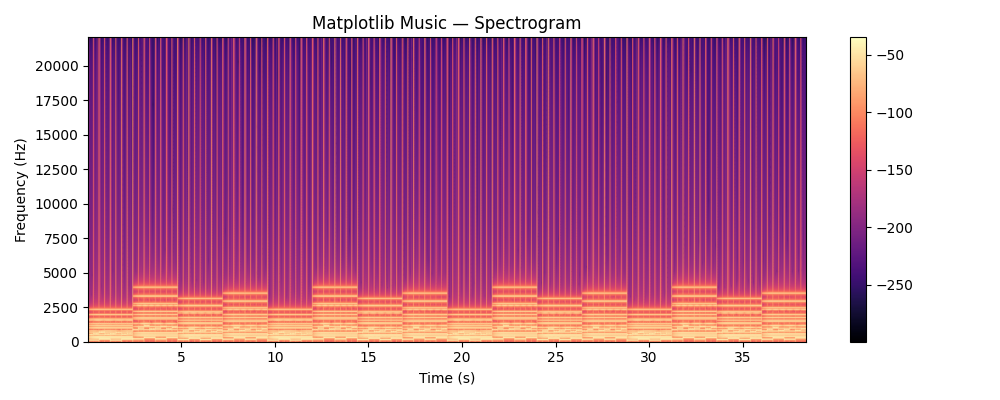
#> input picture visual_garden/matplotlib_music_spec.png, 1000 x 400 px, found by its file name
$ python spec_to_audio.py
#> lines starting #> are read from the running program, lines starting #| are printed output that depends on the picture
from PIL import Image
import numpy as np
import soundfile as sf
from pathlib import Path

spec_path = Path('visual_garden/matplotlib_music_spec.png')
if not spec_path.exists():
    print('Spec image not found:', spec_path.resolve())
    raise SystemExit(1)

img = Image.open(spec_path).convert('L')
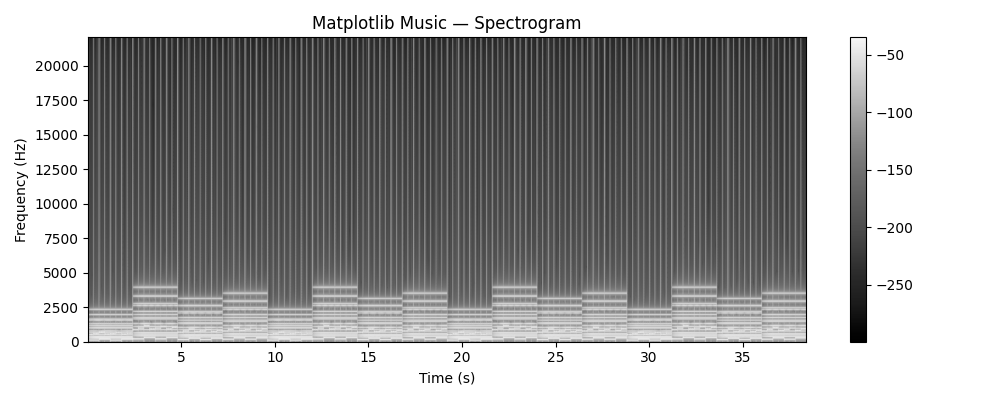
#> img: PIL image 1000x400 L; min 0, max 255, mean 163.8
arr = np.array(img).astype(np.float32)
# arr shape: (H, W) where vertical is frequency (top=high)
H, W = arr.shape
#> H = 400; W = 1000
print('Loaded spec', W, 'x', H)
#| Loaded spec 1000 x 400

duration = 30.0  # seconds
sr = 44100
samples = int(duration * sr)
out = np.zeros(samples, dtype=np.float32)

# map rows to frequencies between 100 Hz and 8000 Hz
fmin, fmax = 100.0, 8000.0
freqs = np.geomspace(fmax, fmin, H)  # top is high freq

time_per_col = duration / W
#> time_per_col = 0.03
col_samples = int(time_per_col * sr)
#> col_samples = 1323

phase = np.zeros(H)
#> phase = 400 values from 0 to 0
for x in range(W):
    col = arr[:, x] / 255.0  # 0..1 magnitude
    t0 = int(x * col_samples)
    t1 = min(samples, t0 + col_samples)
    t = np.arange(t1 - t0) / sr
    frame = np.zeros(t1 - t0, dtype=np.float32)
    # synthesize limited number of partials per column for speed
    idxs = np.where(col > 0.05)[0]
    if len(idxs) > 60:  # limit to strongest 60 bins
        idxs = idxs[np.argsort(col[idxs])][-60:]
    for i in idxs:
        amp = col[i]
        f = freqs[i]
        # incremental phase to avoid clicks
        p = phase[i]
        frame += amp * np.sin(2 * np.pi * f * t + p)
        phase[i] = (p + 2 * np.pi * f * (t[-1] if len(t) else 0)) % (2*np.pi)
    # apply gentle envelope
    env = np.linspace(0,1,len(frame))
    frame *= env * 0.8
    out[t0:t1] += frame
#> after the loop, phase = 400 values, max 6.27 at index 200, min 0 at index 37, mean 1.89

# normalize
out /= np.max(np.abs(out) + 1e-9)
out *= 0.9

out_path = Path('visual_garden/spec_music.wav')
sf.write(str(out_path), out, sr)
#> (this line was passed over: soundfile is not available in this run)
print('Wrote', out_path)
